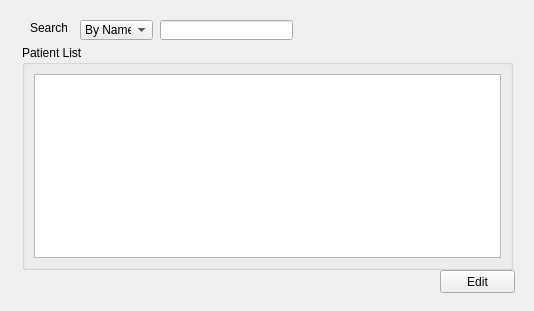
<?xml version="1.0" encoding="UTF-8"?>
<ui version="4.0">
 <class>Form</class>
 <widget class="QWidget" name="Form">
  <property name="geometry">
   <rect>
    <x>0</x>
    <y>0</y>
    <width>534</width>
    <height>311</height>
   </rect>
  </property>
  <property name="windowTitle">
   <string>Form</string>
  </property>
  <widget class="QLabel" name="label">
   <property name="geometry">
    <rect>
     <x>30</x>
     <y>20</y>
     <width>37</width>
     <height>16</height>
    </rect>
   </property>
   <property name="text">
    <string>Search:</string>
   </property>
  </widget>
  <widget class="QLineEdit" name="lineEdit_search">
   <property name="geometry">
    <rect>
     <x>160</x>
     <y>20</y>
     <width>133</width>
     <height>20</height>
    </rect>
   </property>
  </widget>
  <widget class="QGroupBox" name="groupBox">
   <property name="geometry">
    <rect>
     <x>22</x>
     <y>45</y>
     <width>491</width>
     <height>225</height>
    </rect>
   </property>
   <property name="title">
    <string>Patient List</string>
   </property>
   <layout class="QGridLayout" name="gridLayout_2">
    <item row="0" column="0">
     <widget class="QTreeView" name="treeView"/>
    </item>
   </layout>
  </widget>
  <widget class="QPushButton" name="pushButton_2">
   <property name="geometry">
    <rect>
     <x>440</x>
     <y>270</y>
     <width>75</width>
     <height>23</height>
    </rect>
   </property>
   <property name="text">
    <string>Edit</string>
   </property>
  </widget>
  <widget class="QComboBox" name="comboBox">
   <property name="geometry">
    <rect>
     <x>80</x>
     <y>20</y>
     <width>73</width>
     <height>20</height>
    </rect>
   </property>
   <item>
    <property name="text">
     <string>By Name</string>
    </property>
   </item>
   <item>
    <property name="text">
     <string>By Date</string>
    </property>
   </item>
   <item>
    <property name="text">
     <string>By Doctor</string>
    </property>
   </item>
   <item>
    <property name="text">
     <string>By Phone</string>
    </property>
   </item>
   <item>
    <property name="text">
     <string>By Status</string>
    </property>
   </item>
  </widget>
 </widget>
 <resources/>
 <connections/>
</ui>
